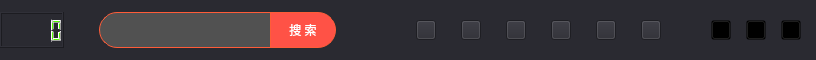
        <widget class="QWidget" name="widget_title" native="true">
         <property name="minimumSize">
          <size>
           <width>0</width>
           <height>60</height>
          </size>
         </property>
         <property name="maximumSize">
          <size>
           <width>16777215</width>
           <height>60</height>
          </size>
         </property>
         <property name="styleSheet">
          <string notr="true">/*background-color:#1a72af;*/
background-color:#2a2a31;
color: rgb(85, 255, 0);</string>
         </property>
         <layout class="QVBoxLayout" name="verticalLayout_2">
          <property name="spacing">
           <number>0</number>
          </property>
          <property name="leftMargin">
           <number>0</number>
          </property>
          <property name="topMargin">
           <number>0</number>
          </property>
          <property name="rightMargin">
           <number>0</number>
          </property>
          <property name="bottomMargin">
           <number>0</number>
          </property>
          <item>
           <layout class="QHBoxLayout" name="horizontalLayout_4">
            <property name="spacing">
             <number>0</number>
            </property>
            <item>
             <widget class="QLCDNumber" name="lcdNumber"/>
            </item>
            <item>
             <spacer name="horizontalSpacer_19">
              <property name="orientation">
               <enum>Qt::Horizontal</enum>
              </property>
              <property name="sizeType">
               <enum>QSizePolicy::Minimum</enum>
              </property>
              <property name="sizeHint" stdset="0">
               <size>
                <width>35</width>
                <height>20</height>
               </size>
              </property>
             </spacer>
            </item>
            <item>
             <widget class="QLineEdit" name="lineEditSearch">
              <property name="minimumSize">
               <size>
                <width>100</width>
                <height>36</height>
               </size>
              </property>
              <property name="maximumSize">
               <size>
                <width>16777215</width>
                <height>36</height>
               </size>
              </property>
              <property name="styleSheet">
               <string notr="true">/*搜索框*/
QLineEdit
{
color:#cccccc;
font-family:&quot;微软雅黑&quot;;
font-size:18px;
background-color: rgb(81, 81, 81);
selection-background-color: #D1DBCB;
border-right:transparent;
border:1px solid #ff5c38;
border-top-left-radius:18;
border-top-right-radius:0;
border-bottom-right-radius:0;
border-bottom-left-radius:18;
padding-right:-2px;
padding-left:15px;
}

/*
QLineEdit:hover
{
background-color: rgb(33, 33, 33);
border-right:-2px;
border:1px solid #ff5c38;
}
*/
</string>
              </property>
              <property name="text">
               <string/>
              </property>
             </widget>
            </item>
            <item>
             <widget class="QPushButton" name="BtnSearch">
              <property name="minimumSize">
               <size>
                <width>65</width>
                <height>36</height>
               </size>
              </property>
              <property name="maximumSize">
               <size>
                <width>85</width>
                <height>36</height>
               </size>
              </property>
              <property name="styleSheet">
               <string notr="true">/*搜索按钮*/ 
#BtnSearch
{
color:white;
border:1px solid #ff5c38;
border-left:transparent;
background-color: #ff5246;
border-top-left-radius:0;
border-top-right-radius:18;
border-bottom-right-radius:18;
border-bottom-left-radius:0;

}

/*搜索按钮-按下*/
#BtnSearch:pressed
{
border-style: inset;
background-color: qconicalgradient(cx:0.5, cy:0.522909, angle:179.9, 
stop:0.494318 rgba(134, 198, 233, 255), stop:0.5 rgba(206, 234, 248, 255));
border: 1px solid #5F92B2;
}

/*
#BtnSearch:hover
{
color:white;
background-color:#ff5246;
border: 1px solid transparent;
padding:-1px;

}
*/</string>
              </property>
              <property name="text">
               <string>搜 索</string>
              </property>
             </widget>
            </item>
            <item>
             <spacer name="horizontalSpacer_18">
              <property name="orientation">
               <enum>Qt::Horizontal</enum>
              </property>
              <property name="sizeType">
               <enum>QSizePolicy::Minimum</enum>
              </property>
              <property name="sizeHint" stdset="0">
               <size>
                <width>80</width>
                <height>20</height>
               </size>
              </property>
             </spacer>
            </item>
            <item>
             <widget class="QPushButton" name="BtnScreen">
              <property name="maximumSize">
               <size>
                <width>20</width>
                <height>20</height>
               </size>
              </property>
              <property name="styleSheet">
               <string notr="true">QPushButton
{
border-image: url(:/images/create.png);
}

QPushButton:hover
{
border-image: url(:/images/createhover.png);
}

QPushButton::item:selected
{

}

</string>
              </property>
              <property name="text">
               <string/>
              </property>
             </widget>
            </item>
            <item>
             <spacer name="horizontalSpacer_17">
              <property name="orientation">
               <enum>Qt::Horizontal</enum>
              </property>
              <property name="sizeType">
               <enum>QSizePolicy::Fixed</enum>
              </property>
              <property name="sizeHint" stdset="0">
               <size>
                <width>25</width>
                <height>20</height>
               </size>
              </property>
             </spacer>
            </item>
            <item>
             <widget class="QPushButton" name="BtnHistory">
              <property name="maximumSize">
               <size>
                <width>20</width>
                <height>20</height>
               </size>
              </property>
              <property name="styleSheet">
               <string notr="true">QPushButton
{
border-image: url(:/images/history.png);
}

QPushButton:hover
{
border-image: url(:/images/historyhover.png);
}

QPushButton::item:selected
{

}

</string>
              </property>
              <property name="text">
               <string/>
              </property>
             </widget>
            </item>
            <item>
             <spacer name="horizontalSpacer_16">
              <property name="orientation">
               <enum>Qt::Horizontal</enum>
              </property>
              <property name="sizeType">
               <enum>QSizePolicy::Fixed</enum>
              </property>
              <property name="sizeHint" stdset="0">
               <size>
                <width>25</width>
                <height>20</height>
               </size>
              </property>
             </spacer>
            </item>
            <item>
             <widget class="QPushButton" name="BtnDownload">
              <property name="maximumSize">
               <size>
                <width>20</width>
                <height>20</height>
               </size>
              </property>
              <property name="styleSheet">
               <string notr="true">QPushButton
{
border-image: url(:/images/download.png);
}

QPushButton:hover
{
border-image: url(:/images/downloadhover.png);
}

QPushButton::item:selected
{

}

</string>
              </property>
              <property name="text">
               <string/>
              </property>
             </widget>
            </item>
            <item>
             <spacer name="horizontalSpacer_10">
              <property name="orientation">
               <enum>Qt::Horizontal</enum>
              </property>
              <property name="sizeType">
               <enum>QSizePolicy::Fixed</enum>
              </property>
              <property name="sizeHint" stdset="0">
               <size>
                <width>25</width>
                <height>20</height>
               </size>
              </property>
             </spacer>
            </item>
            <item>
             <widget class="QPushButton" name="Btnskin">
              <property name="maximumSize">
               <size>
                <width>20</width>
                <height>20</height>
               </size>
              </property>
              <property name="styleSheet">
               <string notr="true">QPushButton
{
border-image: url(:/images/skin.png);
}

QPushButton:hover
{
border-image: url(:/images/skin_hover.png);
}

QPushButton::item:selected
{

}

</string>
              </property>
              <property name="text">
               <string/>
              </property>
             </widget>
            </item>
            <item>
             <spacer name="horizontalSpacer_13">
              <property name="orientation">
               <enum>Qt::Horizontal</enum>
              </property>
              <property name="sizeType">
               <enum>QSizePolicy::Fixed</enum>
              </property>
              <property name="sizeHint" stdset="0">
               <size>
                <width>25</width>
                <height>20</height>
               </size>
              </property>
             </spacer>
            </item>
            <item>
             <widget class="QPushButton" name="Btnlogin">
              <property name="maximumSize">
               <size>
                <width>20</width>
                <height>20</height>
               </size>
              </property>
              <property name="styleSheet">
               <string notr="true">#Btnlogin
{
border-image: url(:/images/login.png);
}

#Btnlogin:hover
{
border-image: url(:/images/login_hover.png);
}

#Btnlogin::item:selected
{
border-image: url(:/images/logined.png);
}

</string>
              </property>
              <property name="text">
               <string/>
              </property>
             </widget>
            </item>
            <item>
             <spacer name="horizontalSpacer_12">
              <property name="orientation">
               <enum>Qt::Horizontal</enum>
              </property>
              <property name="sizeType">
               <enum>QSizePolicy::Fixed</enum>
              </property>
              <property name="sizeHint" stdset="0">
               <size>
                <width>25</width>
                <height>20</height>
               </size>
              </property>
             </spacer>
            </item>
            <item>
             <widget class="QPushButton" name="Btnhelp">
              <property name="minimumSize">
               <size>
                <width>20</width>
                <height>20</height>
               </size>
              </property>
              <property name="maximumSize">
               <size>
                <width>20</width>
                <height>20</height>
               </size>
              </property>
              <property name="focusPolicy">
               <enum>Qt::ClickFocus</enum>
              </property>
              <property name="contextMenuPolicy">
               <enum>Qt::CustomContextMenu</enum>
              </property>
              <property name="styleSheet">
               <string notr="true">QPushButton
{
border-image: url(:/images/help.png);
}

QPushButton:hover
{
border-image: url(:/images/help_hover.png);
}

QPushButton:selected
{
border-image: url(:/images/help.png);
}

QPushButton::menu-indicator
{
	image: none;
}

/*
QPushButton::menu-indicator:image
{
	subcontrol-origin: margin;
	subcontrol-position: bottom center;
	margin-top: 5px;
}
*/
</string>
              </property>
              <property name="text">
               <string/>
              </property>
             </widget>
            </item>
            <item>
             <spacer name="horizontalSpacer_11">
              <property name="orientation">
               <enum>Qt::Horizontal</enum>
              </property>
              <property name="sizeType">
               <enum>QSizePolicy::Fixed</enum>
              </property>
              <property name="sizeHint" stdset="0">
               <size>
                <width>50</width>
                <height>20</height>
               </size>
              </property>
             </spacer>
            </item>
            <item>
             <widget class="QPushButton" name="pushButton_min">
              <property name="minimumSize">
               <size>
                <width>0</width>
                <height>0</height>
               </size>
              </property>
              <property name="maximumSize">
               <size>
                <width>20</width>
                <height>20</height>
               </size>
              </property>
              <property name="styleSheet">
               <string notr="true">QPushButton
{
background-color: transparent;
	border-image: url(:/images/min2.png);
}

QPushButton:hover{
/*background-color: qconicalgradient(cx:0.5, cy:0.522909, angle:179.9, 
	stop:0.494318 rgba(181, 225, 250, 255), stop:0.5 rgba(222, 242, 251, 255));*/
	border-image: url(:/images/minhover.png);
border: 1px solid #3C80B1;
}</string>
              </property>
              <property name="text">
               <string/>
              </property>
             </widget>
            </item>
            <item>
             <spacer name="horizontalSpacer_8">
              <property name="orientation">
               <enum>Qt::Horizontal</enum>
              </property>
              <property name="sizeType">
               <enum>QSizePolicy::Fixed</enum>
              </property>
              <property name="sizeHint" stdset="0">
               <size>
                <width>15</width>
                <height>26</height>
               </size>
              </property>
             </spacer>
            </item>
            <item>
             <widget class="QPushButton" name="pushButton_normal">
              <property name="minimumSize">
               <size>
                <width>0</width>
                <height>0</height>
               </size>
              </property>
              <property name="maximumSize">
               <size>
                <width>20</width>
                <height>20</height>
               </size>
              </property>
              <property name="styleSheet">
               <string notr="true">QPushButton
{
border-image: url(:/images/normalmax.png);
background-color: transparent;;
}

QPushButton:hover
{
border-image: url(:/images/normalmaxhover.png);
border: 1px solid #3C80B1;
}</string>
              </property>
              <property name="text">
               <string/>
              </property>
             </widget>
            </item>
            <item>
             <spacer name="horizontalSpacer_9">
              <property name="orientation">
               <enum>Qt::Horizontal</enum>
              </property>
              <property name="sizeType">
               <enum>QSizePolicy::Fixed</enum>
              </property>
              <property name="sizeHint" stdset="0">
               <size>
                <width>15</width>
                <height>26</height>
               </size>
              </property>
             </spacer>
            </item>
            <item>
             <widget class="QPushButton" name="pushButton_close">
              <property name="minimumSize">
               <size>
                <width>0</width>
                <height>0</height>
               </size>
              </property>
              <property name="maximumSize">
               <size>
                <width>20</width>
                <height>20</height>
               </size>
              </property>
              <property name="styleSheet">
               <string notr="true">QPushButton
{
background-color: transparent;
	border-image: url(:/images/close3.png);
}

QPushButton:hover{
/*background-color: qconicalgradient(cx:0.5, cy:0.522909, angle:179.9, 
	stop:0.494318 rgba(181, 225, 250, 255), stop:0.5 rgba(222, 242, 251, 255));*/
	border-image: url(:/images/closehover.png);
border: 1px solid #3C80B1;

}</string>
              </property>
              <property name="text">
               <string/>
              </property>
             </widget>
            </item>
            <item>
             <spacer name="horizontalSpacer_7">
              <property name="orientation">
               <enum>Qt::Horizontal</enum>
              </property>
              <property name="sizeType">
               <enum>QSizePolicy::Fixed</enum>
              </property>
              <property name="sizeHint" stdset="0">
               <size>
                <width>15</width>
                <height>20</height>
               </size>
              </property>
             </spacer>
            </item>
           </layout>
          </item>
         </layout>
        </widget>
